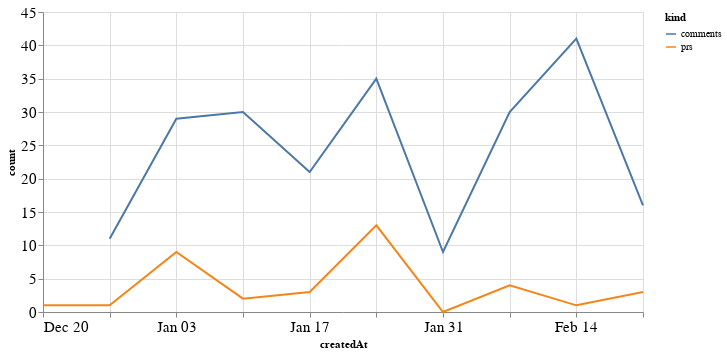

Notebook code cell kept with this figure:
### Code cell
alt.Chart(total_time, width=600).mark_line().encode(
    x='createdAt',
    y='count',
    color='kind'
)

### Figure 1 — Vega-Lite specification as saved in the notebook (floating-point values rounded to 4 significant figures)
{"config": {"axisLeft": {"labelFontSize": 15}, "axisBottom": {"labelFontSize": 15}}, "data": {"name": "data-ac0ef4e585ba6170c3bc2967c9c5493b"}, "mark": "line", "encoding": {"color": {"type": "nominal", "field": "kind"}, "x": {"type": "temporal", "field": "createdAt"}, "y": {"type": "quantitative", "field": "count"}}, "width": 600, "$schema": "https://vega.github.io/schema/vega-lite/v4.8.1.json", "datasets": {"data-ac0ef4e585ba6170c3bc2967c9c5493b": [{"createdAt": "2020-12-20T00:00:00", "kind": "prs", "count": 1.0}, {"createdAt": "2020-12-27T00:00:00", "kind": "prs", "count": 1.0}, {"createdAt": "2021-01-03T00:00:00", "kind": "prs", "count": 9.0}, {"createdAt": "2021-01-10T00:00:00", "kind": "prs", "count": 2.0}, {"createdAt": "2021-01-17T00:00:00", "kind": "prs", "count": 3.0}, {"createdAt": "2021-01-24T00:00:00", "kind": "prs", "count": 13.0}, {"createdAt": "2021-01-31T00:00:00", "kind": "prs", "count": 0.0}, {"createdAt": "2021-02-07T00:00:00", "kind": "prs", "count": 4.0}, {"createdAt": "2021-02-14T00:00:00", "kind": "prs", "count": 1.0}, {"createdAt": "2021-02-21T00:00:00", "kind": "prs", "count": 3.0}, {"createdAt": "2020-12-20T00:00:00", "kind": "comments", "count": null}, {"createdAt": "2020-12-27T00:00:00", "kind": "comments", "count": 11.0}, {"createdAt": "2021-01-03T00:00:00", "kind": "comments", "count": 29.0}, {"createdAt": "2021-01-10T00:00:00", "kind": "comments", "count": 30.0}, {"createdAt": "2021-01-17T00:00:00", "kind": "comments", "count": 21.0}, {"createdAt": "2021-01-24T00:00:00", "kind": "comments", "count": 35.0}, {"createdAt": "2021-01-31T00:00:00", "kind": "comments", "count": 9.0}, {"createdAt": "2021-02-07T00:00:00", "kind": "comments", "count": 30.0}, {"createdAt": "2021-02-14T00:00:00", "kind": "comments", "count": 41.0}, {"createdAt": "2021-02-21T00:00:00", "kind": "comments", "count": 16.0}]}}
